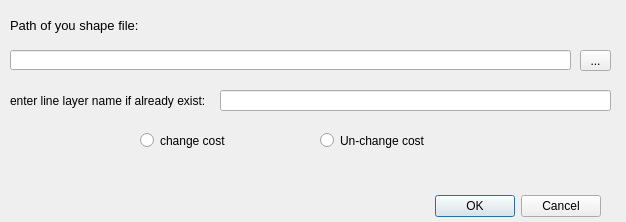
<?xml version="1.0" encoding="UTF-8"?>
<ui version="4.0">
 <class>MinimumSpanningTreeDialogBase</class>
 <widget class="QDialog" name="MinimumSpanningTreeDialogBase">
  <property name="geometry">
   <rect>
    <x>0</x>
    <y>0</y>
    <width>626</width>
    <height>222</height>
   </rect>
  </property>
  <property name="windowTitle">
   <string>Minimum Spanning Tree</string>
  </property>
  <widget class="QDialogButtonBox" name="button_box">
   <property name="geometry">
    <rect>
     <x>430</x>
     <y>190</y>
     <width>171</width>
     <height>32</height>
    </rect>
   </property>
   <property name="orientation">
    <enum>Qt::Horizontal</enum>
   </property>
   <property name="standardButtons">
    <set>QDialogButtonBox::Cancel|QDialogButtonBox::Ok</set>
   </property>
  </widget>
  <widget class="QLabel" name="label">
   <property name="geometry">
    <rect>
     <x>10</x>
     <y>10</y>
     <width>221</width>
     <height>31</height>
    </rect>
   </property>
   <property name="font">
    <font>
     <pointsize>10</pointsize>
    </font>
   </property>
   <property name="mouseTracking">
    <bool>false</bool>
   </property>
   <property name="tabletTracking">
    <bool>false</bool>
   </property>
   <property name="text">
    <string>Path of you shape file:</string>
   </property>
  </widget>
  <widget class="QToolButton" name="open_shpe_files">
   <property name="geometry">
    <rect>
     <x>580</x>
     <y>50</y>
     <width>31</width>
     <height>21</height>
    </rect>
   </property>
   <property name="text">
    <string>...</string>
   </property>
  </widget>
  <widget class="QLabel" name="label_2">
   <property name="geometry">
    <rect>
     <x>10</x>
     <y>90</y>
     <width>201</width>
     <height>21</height>
    </rect>
   </property>
   <property name="font">
    <font>
     <pointsize>9</pointsize>
    </font>
   </property>
   <property name="text">
    <string>enter line layer name if already exist:</string>
   </property>
  </widget>
  <widget class="QRadioButton" name="radioButton">
   <property name="geometry">
    <rect>
     <x>140</x>
     <y>130</y>
     <width>91</width>
     <height>21</height>
    </rect>
   </property>
   <property name="font">
    <font>
     <pointsize>9</pointsize>
    </font>
   </property>
   <property name="text">
    <string>change cost</string>
   </property>
  </widget>
  <widget class="QRadioButton" name="radioButton_2">
   <property name="geometry">
    <rect>
     <x>320</x>
     <y>130</y>
     <width>111</width>
     <height>21</height>
    </rect>
   </property>
   <property name="font">
    <font>
     <pointsize>9</pointsize>
    </font>
   </property>
   <property name="text">
    <string>Un-change cost </string>
   </property>
  </widget>
  <widget class="QLineEdit" name="entryshpfile_2">
   <property name="geometry">
    <rect>
     <x>220</x>
     <y>90</y>
     <width>391</width>
     <height>21</height>
    </rect>
   </property>
  </widget>
  <widget class="QLineEdit" name="entryshpfile">
   <property name="geometry">
    <rect>
     <x>10</x>
     <y>50</y>
     <width>561</width>
     <height>20</height>
    </rect>
   </property>
  </widget>
 </widget>
 <resources/>
 <connections>
  <connection>
   <sender>button_box</sender>
   <signal>accepted()</signal>
   <receiver>MinimumSpanningTreeDialogBase</receiver>
   <slot>accept()</slot>
   <hints>
    <hint type="sourcelabel">
     <x>20</x>
     <y>20</y>
    </hint>
    <hint type="destinationlabel">
     <x>20</x>
     <y>20</y>
    </hint>
   </hints>
  </connection>
  <connection>
   <sender>button_box</sender>
   <signal>rejected()</signal>
   <receiver>MinimumSpanningTreeDialogBase</receiver>
   <slot>reject()</slot>
   <hints>
    <hint type="sourcelabel">
     <x>20</x>
     <y>20</y>
    </hint>
    <hint type="destinationlabel">
     <x>20</x>
     <y>20</y>
    </hint>
   </hints>
  </connection>
 </connections>
</ui>
